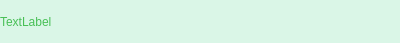
<?xml version="1.0" encoding="UTF-8"?>
<ui version="4.0">
 <class>FriendLabel</class>
 <widget class="QWidget" name="FriendLabel">
  <property name="geometry">
   <rect>
    <x>0</x>
    <y>0</y>
    <width>400</width>
    <height>43</height>
   </rect>
  </property>
  <property name="minimumSize">
   <size>
    <width>0</width>
    <height>43</height>
   </size>
  </property>
  <property name="maximumSize">
   <size>
    <width>16777215</width>
    <height>43</height>
   </size>
  </property>
  <property name="windowTitle">
   <string>Form</string>
  </property>
  <property name="styleSheet">
   <string notr="true">    background: #daf6e7;
    color: #48bf56;
    border-radius: 10px;</string>
  </property>
  <layout class="QHBoxLayout" name="horizontalLayout">
   <property name="spacing">
    <number>0</number>
   </property>
   <property name="leftMargin">
    <number>0</number>
   </property>
   <property name="topMargin">
    <number>0</number>
   </property>
   <property name="rightMargin">
    <number>0</number>
   </property>
   <property name="bottomMargin">
    <number>0</number>
   </property>
   <item>
    <widget class="QLabel" name="tip_lb">
     <property name="text">
      <string>TextLabel</string>
     </property>
    </widget>
   </item>
   <item>
    <widget class="QWidget" name="close_wid" native="true">
     <property name="minimumSize">
      <size>
       <width>25</width>
       <height>25</height>
      </size>
     </property>
     <property name="maximumSize">
      <size>
       <width>25</width>
       <height>25</height>
      </size>
     </property>
     <layout class="QHBoxLayout" name="horizontalLayout_2">
      <property name="spacing">
       <number>0</number>
      </property>
      <property name="leftMargin">
       <number>0</number>
      </property>
      <property name="topMargin">
       <number>0</number>
      </property>
      <property name="rightMargin">
       <number>0</number>
      </property>
      <property name="bottomMargin">
       <number>0</number>
      </property>
      <item>
       <widget class="ClickableLabel" name="close_lb">
        <property name="minimumSize">
         <size>
          <width>15</width>
          <height>15</height>
         </size>
        </property>
        <property name="maximumSize">
         <size>
          <width>15</width>
          <height>15</height>
         </size>
        </property>
        <property name="styleSheet">
         <string notr="true">border-image: url(:/res/tipclose.png);</string>
        </property>
        <property name="text">
         <string/>
        </property>
       </widget>
      </item>
     </layout>
    </widget>
   </item>
  </layout>
 </widget>
 <customwidgets>
  <customwidget>
   <class>ClickableLabel</class>
   <extends>QLabel</extends>
   <header>clickablelabel.h</header>
  </customwidget>
 </customwidgets>
 <resources/>
 <connections/>
</ui>
